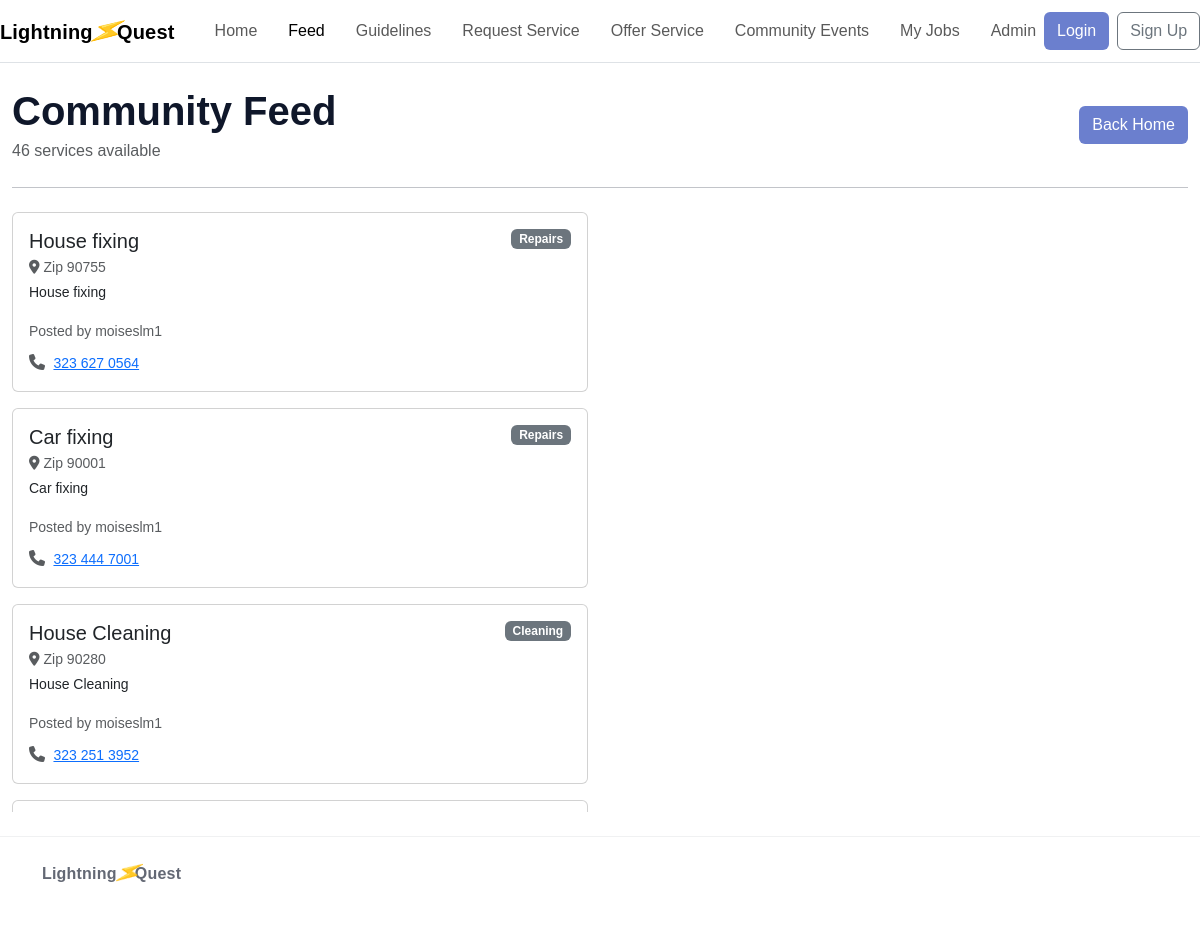
/feed/, run on the app's committed database.
### core/models.py (models this page shows, shortened)
class Service(models.Model):
    CATEGORY_CHOICES = [
        ('assembly',            'Assembly'),
        ('mounting',            'Mounting'),
        ('cleaning',            'Cleaning'),
        ('outdoor-maintenance', 'Outdoor Maintenance'),
        ('repairs',             'Repairs'),
        ('moving',              'Moving'),
        ('cooking',             'Cooking'),
    ]
    title        = models.CharField(max_length=200)
    description  = models.TextField(blank=True)
    category     = models.CharField(max_length=50, choices=CATEGORY_CHOICES)
    address      = models.CharField(max_length=300, blank=True)
    zip_code     = models.CharField(max_length=10)
    phone_number = models.CharField(max_length=20, blank=True)
    latitude     = models.FloatField(null=True, blank=True)
    longitude    = models.FloatField(null=True, blank=True)
    posted_by    = models.ForeignKey(User, on_delete=models.CASCADE)
    created_at   = models.DateTimeField(auto_now_add=True)

### core/views.py (the view)
# urls.py: path("feed/", views.feed, name="feed"),
def feed(request):
    category = request.GET.get('category', '').strip()
    services = Service.objects.all()
    requests_qs = ServiceRequest.objects.all()
    if category:
        services = services.filter(category=category)
        requests_qs = requests_qs.filter(category=category)
    services_with_coords    = [s for s in services if s.latitude and s.longitude]
    services_without_coords = [s for s in services if not s.latitude or not s.longitude]
    map_pins = json.dumps([
        {
            'name': s.title,
            'category': s.get_category_display(),
            'zip': s.zip_code,
            'phone': s.phone_number,
            'coords': [
                s.longitude + random.uniform(-0.003, 0.003),
                s.latitude  + random.uniform(-0.003, 0.003),
            ],
        }
        for s in services_with_coords
    ])
    return render(request, 'feed.html', {
        'services': services,
        'services_with_coords': services_with_coords,
        'services_without_coords': services_without_coords,
        'requests': requests_qs,
        'map_pins': map_pins,
    })

### core/templates/feed.html (shortened to what this page needs)
{% extends "base.html" %}
{% block content %}
<div class="container-fluid py-4">
  <div class="d-flex justify-content-between align-items-center flex-wrap gap-2">
    <div>
      <h1 class="fw-bold mb-1">Community Feed</h1>
      <div class="text-muted">{{ services.count }} service{{ services.count|pluralize }} available</div>
    </div>
    <a class="btn btn-brand" href="/">Back Home</a>
  </div>
  <hr class="my-4">
  <div class="row">
    <div class="col-md-6" style="max-height:600px; overflow-y:auto;">
      {% if services_with_coords %}
        {% for service in services_with_coords %}
          <div class="card mb-3 service-card" style="cursor:pointer;"
               data-index="{{ forloop.counter0 }}">
            <div class="card-body">
              <div class="d-flex justify-content-between align-items-start">
                <h5 class="card-title mb-1">{{ service.title }}</h5>
                <span class="badge bg-secondary">{{ service.get_category_display }}</span>
              </div>
              <p class="text-muted small mb-1">
                <i class="fa fa-location-dot me-1"></i>Zip {{ service.zip_code }}
              </p>
              {% if service.description %}
                <p class="card-text small">{{ service.description }}</p>
              {% endif %}
              <small class="text-muted">Posted by {{ service.posted_by.username }}</small>
              {% if service.phone_number %}
                <div class="mt-2">
                  <i class="fa fa-phone me-1 text-muted"></i>
                  <small><a href="tel:{{ service.phone_number }}">{{ service.phone_number }}</a></small>
                </div>
              {% endif %}
            </div>
          </div>
        {% endfor %}
      {% endif %}
    </div>
    <div class="col-md-6">
      <div id="map" style="height:600px;"></div>
    </div>
  </div>
</div>
{% endblock %}

### core/templates/base.html (style rules this page uses)
#map { width: 100%; height: 600px; }
:root { --brand: #6b7fce; --brand-dark: #17031e; --blu: #cacae2; --ink: #0f172a; --sidebar-width: 240px; }
body { color: var(--ink); background: #fff; margin: 0; font-family: Arial, sans-serif; }
.btn-brand { background: var(--brand); background-color: var(--brand); color: #fff; }

### data on the page
Service: title "House fixing", category "Repairs", zip_code "90755", description "House fixing", posted_by.username "moiseslm1", phone_number "323 627 0564"
Service: title "Car fixing", category "Repairs", zip_code "90001", description "Car fixing", posted_by.username "moiseslm1", phone_number "323 444 7001"
Service: title "House Cleaning", category "Cleaning", zip_code "90280", description "House Cleaning", posted_by.username "moiseslm1", phone_number "323 251 3952"

### other printed values
{{ services.count }} "46"
